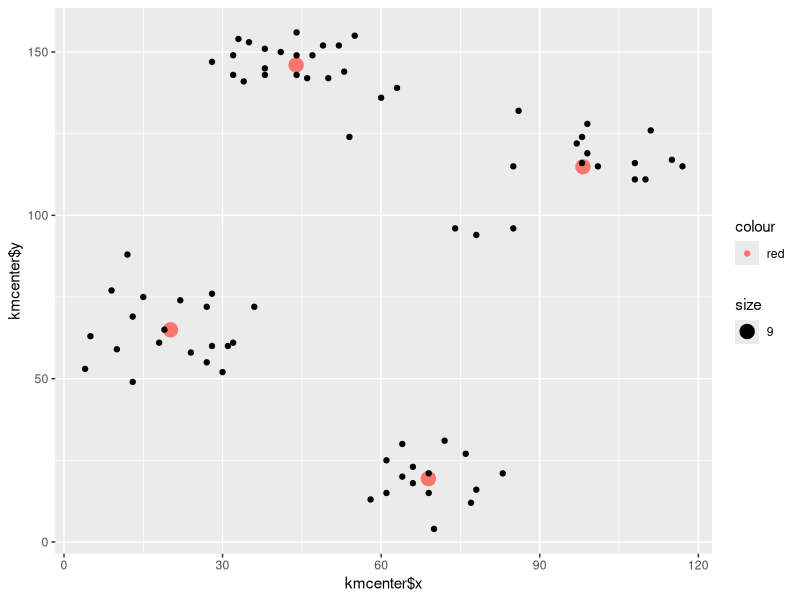

Source code (R):
library("cluster")
library("ggplot2")
data(ruspini)
data <- ruspini
#plot(data)
wss <- numeric(15)
for (k in 1:15)
  wss[k]<-kmeans(data,centers = k,nstart = 25)$tot.withinss
#plot(1:15,wss,type = "b",xlab = "x",ylab = "y")
km = kmeans(data,4,nstart = 25)
kmcenter = data.frame(km$centers)
p <- ggplot(data = NULL,mapping = aes(x=kmcenter$x,y=kmcenter$y))
p <- p+geom_point(aes(size = 9, color = "red"))
p <- p+geom_point(aes(x=data$x,y=data$y))
print(p)